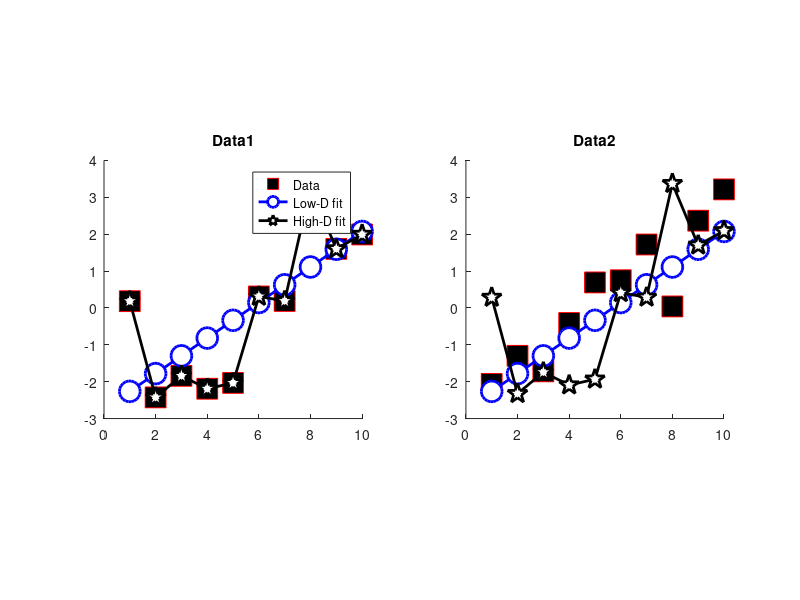
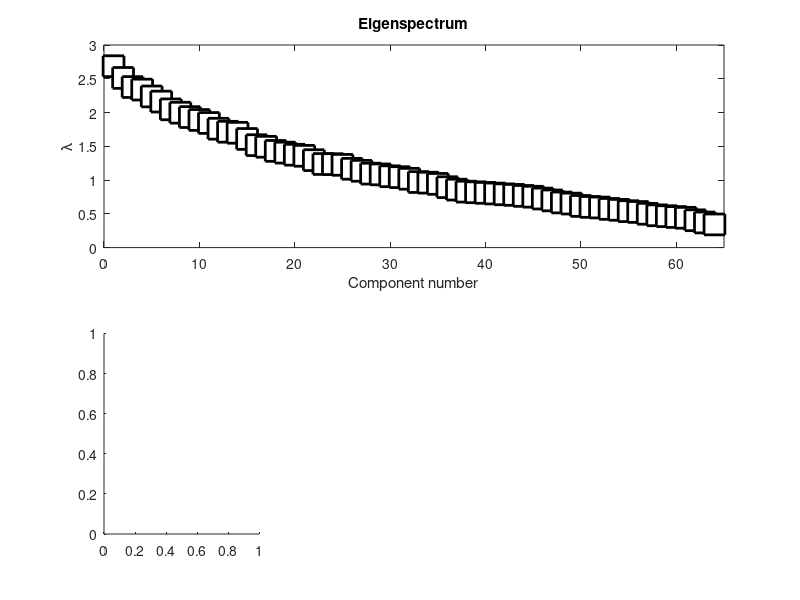

Write MATLAB code to recreate these figures, in order. (Note: this script raises an error after producing the figures.)
%% Overfitting and inferential statistics 
%  What is overfitting and why is it inappropriate?
%% Polynomial example
N = 10;

% Generate data as linear trend plus noise
data1 = linspace(-2,2,N) + randn(1,N);
data2 = linspace(-2,2,N) + randn(1,N);

% Polynomial fit, based on data1, with 1 or N parameters
p1 = polyval( polyfit(1:N,data1,1),1:N );
p2 = polyval( polyfit(1:N,data1,N),1:N );

% Plot dataset 1 and its fit
figure(1), clf

subplot(121), hold on
plot(data1,'rs','markerfacecolor','k','markersize',15)
plot(p1,'bo-','linew',2,'markersize',15,'markerfacecolor','w')
plot(p2,'kp-','linew',2,'markersize',15,'markerfacecolor','w')
title('Data1')
legend({'Data';'Low-D fit';'High-D fit'})
axis square

subplot(122), hold on
plot(data2,'rs','markerfacecolor','k','markersize',15)
plot(p1,'bo-','linew',2,'markersize',15,'markerfacecolor','w')
plot(p2+.1,'kp-','linew',2,'markersize',15,'markerfacecolor','w')
title('Data2')
axis square

%% For "EEG" data
% Mat file containing EEG, leadfield and channel locations
load emptyEEG
EEG.srate = 500;

EEG.pnts  = 1000; % time points
EEG.times = (0:EEG.pnts-1)/EEG.srate;
EEG.data  = squeeze(lf.Gain(:,1,:))*randn(size(lf.Gain,3),EEG.pnts);

%% Covariance matrices and GED
% Time period 1
tmpdat  = EEG.data(:,1:round(EEG.pnts/2));
tmpdat  = bsxfun(@minus,tmpdat,mean(tmpdat,2));
covmat1 = tmpdat*tmpdat' / EEG.pnts/2;

% Time period 2
tmpdat  = EEG.data(:,round(EEG.pnts/2)+1:end);
tmpdat  = bsxfun(@minus,tmpdat,mean(tmpdat,2));
covmat2 = tmpdat*tmpdat' / EEG.pnts/2;

% GED
[W,L] = eig( covmat1,covmat2 );
[l,sidx] = sort( diag(L),'descend' );
W = W(:,sidx);

%% Plotting
% Eigenvalues
figure(2), clf
subplot(211)
plot( l,'ks-','linew',2,'markerfacecolor','w','markersize',15 )
set(gca,'xlim',[0 EEG.nbchan+1])
xlabel('Component number'), ylabel('\lambda')
title('Eigenspectrum')

% Topographical maps
clim = [-1 1]*100;
for i=1:3
    subplot(2,3,3+i)
    topoplotIndie(W(:,i)'*covmat1,EEG.chanlocs);
    set(gca,'clim',clim)
    title([ 'Component ' num2str(i) ])
end
colormap jet

%% end.